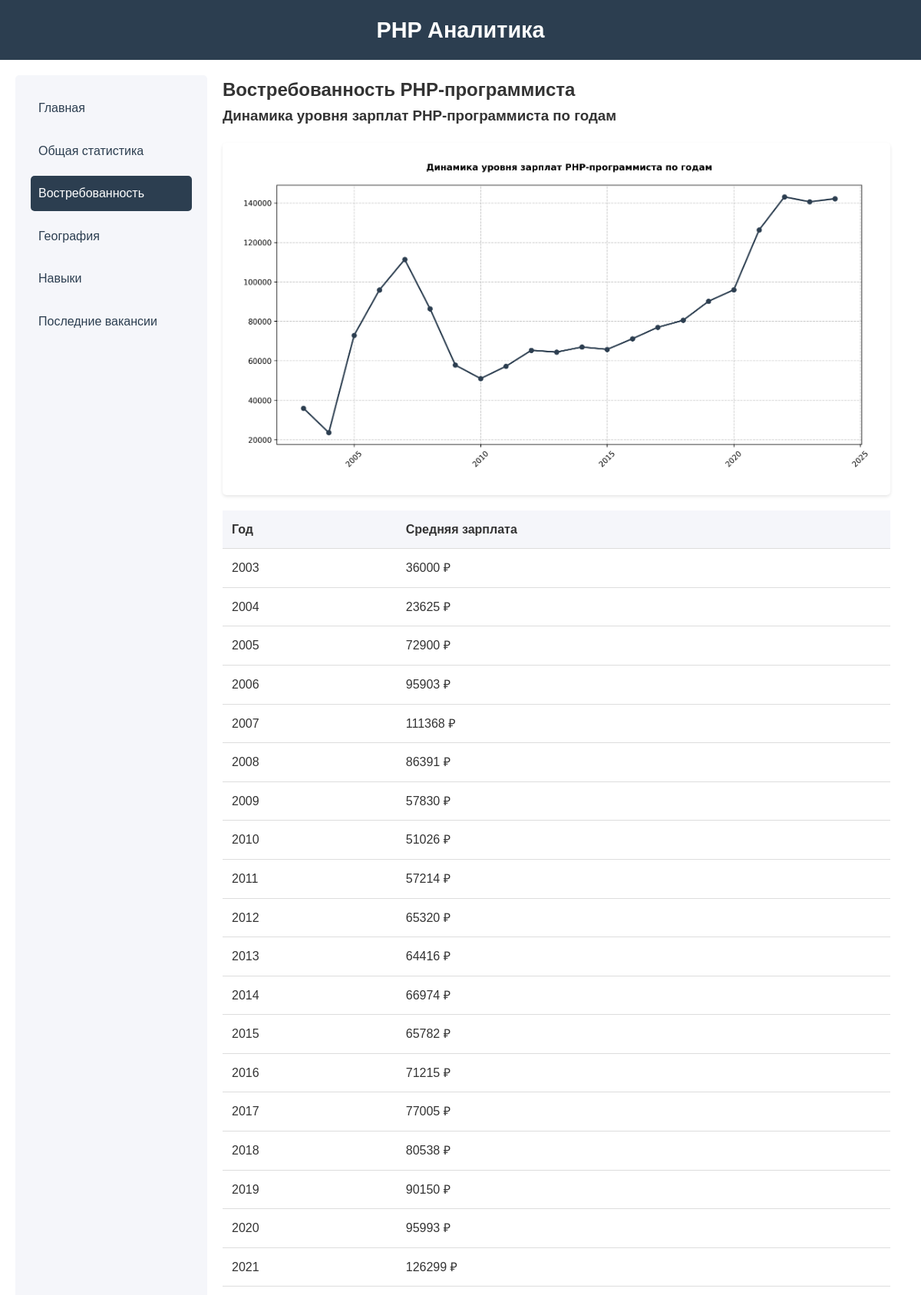
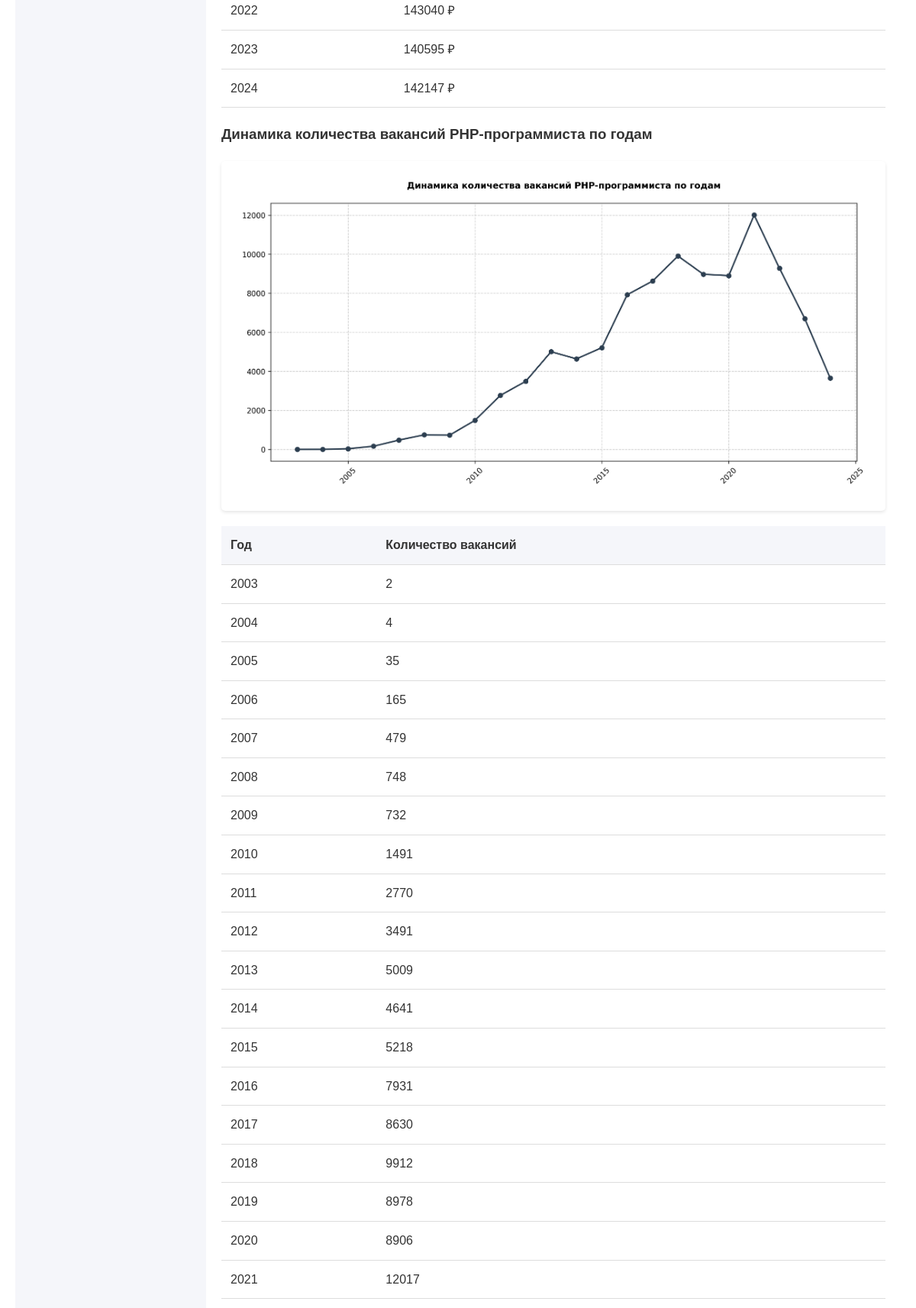
The page /demand/ (upper part) on the database its author committed (2 pictures, top to bottom).
### main/models.py (models this page shows, shortened)
class Graph(models.Model):
    GRAPH_TYPES = [
        ('salary', 'График зарплат'),
        ('counts', 'График количества вакансий'),
        ('skills', 'График навыков'),
        ('geography', 'График географии'),
    ]
    title = models.CharField('Заголовок', max_length=200)
    image = models.ImageField('График', upload_to='graphs/')
    graph_type = models.CharField('Тип графика', max_length=20, choices=GRAPH_TYPES)
    year = models.IntegerField('Год', null=True, blank=True)
    is_general = models.BooleanField('Общая статистика', default=True)
    class Meta:
        verbose_name = 'График'
        verbose_name_plural = 'Графики'
        ordering = ['graph_type', 'year']

class SalaryStatistics(models.Model):
    year = models.IntegerField('Год')
    average_salary = models.DecimalField('Средняя зарплата', max_digits=10, decimal_places=2)
    vacancy_count = models.IntegerField('Количество вакансий')
    is_general = models.BooleanField('Общая статистика', default=True)
    class Meta:
        verbose_name = 'Статистика зарплат'
        verbose_name_plural = 'Статистика зарплат'
        ordering = ['year']

### main/views.py (the view)
# urls.py: path('demand/', views.demand, name='demand'),
def demand(request):
    context = {
        'php_salary_statistics': SalaryStatistics.objects.filter(
            is_general=False
        ).order_by('year'),
        'php_salary_graphs': Graph.objects.filter(
            graph_type='salary',
            is_general=False
        ),
        'php_vacancy_statistics': SalaryStatistics.objects.filter(
            is_general=False
        ).order_by('year'),
        'php_demand_graphs': Graph.objects.filter(
            graph_type='demand',
            is_general=False
        ),
    }
    return render(request, 'main/demand.html', context)

### main/templates/main/demand.html (shortened to what this page needs)
{% extends 'base.html' %}
{% block page_title %}Востребованность PHP-программиста{% endblock %}
{% block content %}
<div class="demand">
    <section>
        <h3>Динамика уровня зарплат PHP-программиста по годам</h3>
        <div class="graph">
            {% for graph in php_salary_graphs %}
                <img src="{{ graph.image.url }}" alt="График зарплат PHP">
            {% endfor %}
        </div>
        <div class="statistics-table">
            <table>
                <thead>
                    <tr>
                        <th>Год</th>
                        <th>Средняя зарплата</th>
                    </tr>
                </thead>
                <tbody>
                    {% for stat in php_salary_statistics %}
                    <tr>
                        <td>{{ stat.year }}</td>
                        <td>{{ stat.average_salary|floatformat:0 }} ₽</td>
                    </tr>
                    {% endfor %}
                </tbody>
            </table>
        </div>
    </section>
    <section>
        <h3>Динамика количества вакансий PHP-программиста по годам</h3>
        <div class="graph">
            {% for graph in php_demand_graphs %}
                <img src="{{ graph.image.url }}" alt="График количества вакансий PHP">
            {% endfor %}
        </div>
        <div class="statistics-table">
            <table>
                <thead>
                    <tr>
                        <th>Год</th>
                        <th>Количество вакансий</th>
                    </tr>
                </thead>
                <tbody>
                    {% for stat in php_vacancy_statistics %}
                    <tr>
                        <td>{{ stat.year }}</td>
                        <td>{{ stat.vacancy_count }}</td>
                    </tr>
                    {% endfor %}
                </tbody>
            </table>
        </div>
    </section>
</div>
{% endblock %}

### main/static/css/style.css (style rules this page uses)
* { margin: 0; padding: 0; box-sizing: border-box; }
body { font-family: Arial, sans-serif; line-height: 1.6; color: #333; min-height: 100vh; display: flex; flex-direction: column; }
table { width: 100%; border-collapse: collapse; margin: 20px 0; }
th, td { padding: 12px; text-align: left; border-bottom: 1px solid #ddd; }
th { background-color: #f5f6fa; font-weight: bold; }
.graph { margin: 20px 0; padding: 20px; background-color: white; border-radius: 5px; box-shadow: 0 2px 4px rgba(0, 0, 0, 0.1); }
.graph img { max-width: 100%; height: auto; }
.statistics-table { margin: 20px 0; }

### rows shown on the page
Graph: image (picture)
SalaryStatistics: year "2003", average_salary "36000", vacancy_count "2"
SalaryStatistics: year "2004", average_salary "23625", vacancy_count "4"
SalaryStatistics: year "2005", average_salary "72900", vacancy_count "35"
SalaryStatistics: year "2006", average_salary "95903", vacancy_count "165"
SalaryStatistics: year "2007", average_salary "111368", vacancy_count "479"
SalaryStatistics: year "2008", average_salary "86391", vacancy_count "748"
SalaryStatistics: year "2009", average_salary "57830", vacancy_count "732"
SalaryStatistics: year "2010", average_salary "51026", vacancy_count "1491"
SalaryStatistics: year "2011", average_salary "57214", vacancy_count "2770"
SalaryStatistics: year "2012", average_salary "65320", vacancy_count "3491"
SalaryStatistics: year "2013", average_salary "64416", vacancy_count "5009"
SalaryStatistics: year "2014", average_salary "66974", vacancy_count "4641"
SalaryStatistics: year "2015", average_salary "65782", vacancy_count "5218"
SalaryStatistics: year "2016", average_salary "71215", vacancy_count "7931"
SalaryStatistics: year "2017", average_salary "77005", vacancy_count "8630"
SalaryStatistics: year "2018", average_salary "80538", vacancy_count "9912"
SalaryStatistics: year "2019", average_salary "90150", vacancy_count "8978"
SalaryStatistics: year "2020", average_salary "95993", vacancy_count "8906"
SalaryStatistics: year "2021", average_salary "126299", vacancy_count "12017"
SalaryStatistics: year "2022", average_salary "143040"
SalaryStatistics: year "2023", average_salary "140595"
SalaryStatistics: year "2024", average_salary "142147"
Graph: image (picture)
